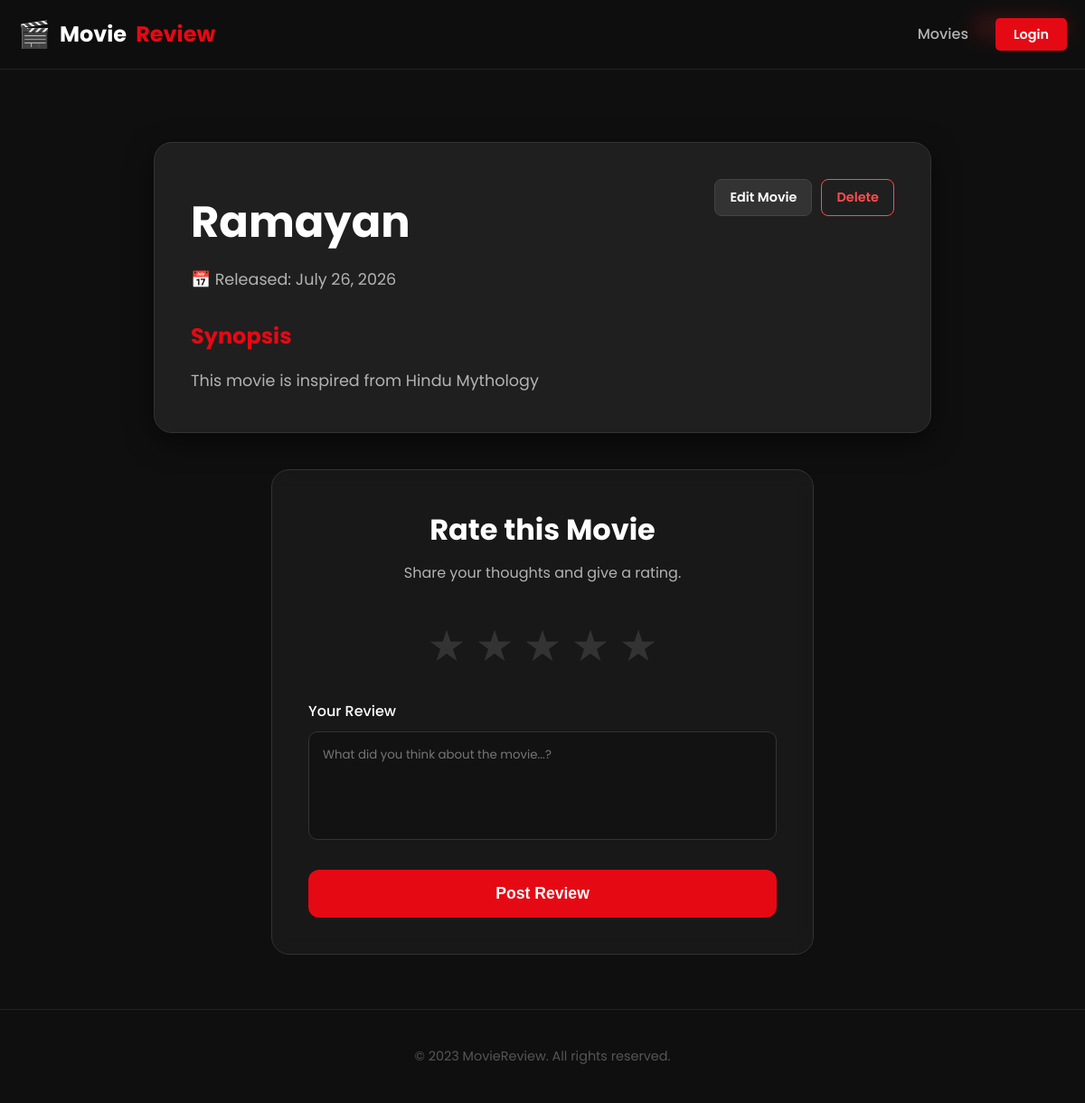
The app's page /movie/6, older data.
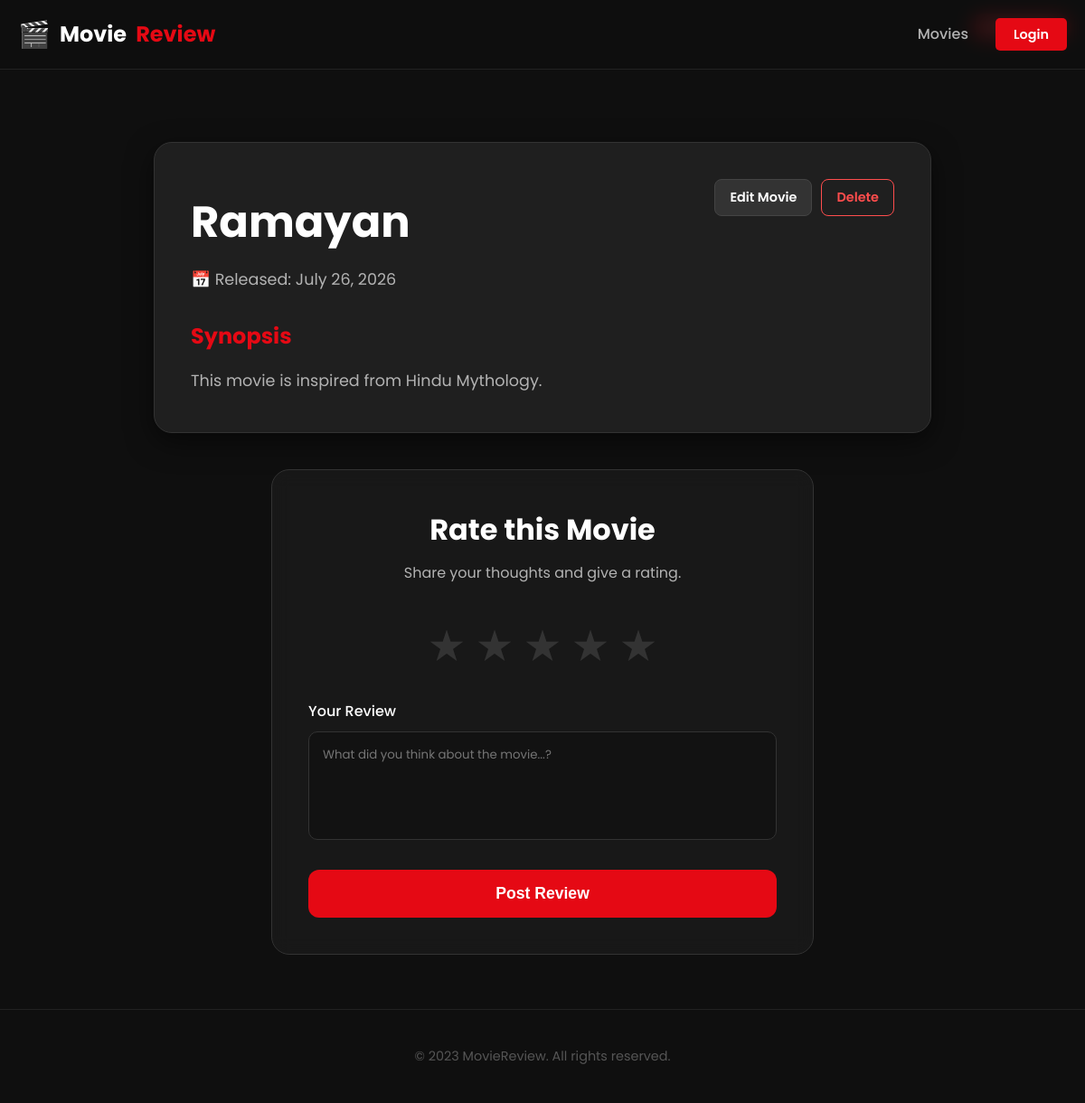
The same page, newer data.
### core/models.py (models this page shows, shortened)
class Movie(models.Model):
    title = models.CharField(max_length=100)
    description = models.TextField()
    genre = models.ForeignKey(Genre,on_delete=models.CASCADE,related_name="movies")
    released_date = models.DateField()

class Genre(models.Model):
    name = models.CharField(max_length=100,unique=True)
    def __str__(self):
        return self.name

### core/views.py (the view)
# urls.py: path("movie/<int:id>",movie_detail_view,name="details"),
def movie_detail_view(request,id):
    print(f"--- DEBUG: View reached for movie ID: {id} ---") # <--- ADD THIS
    movie = get_object_or_404(Movie, id=id)
    return render(request,"main/movie_details.html",{"movie":movie})

### templates/main/movie_details.html (shortened to what this page needs)
{% extends "base.html" %}
{% block content %}
    <div class="details-page">
        <div class="movie-profile">
            <div class="profile-header">
                <div class="movie-info">
                    <span class="genre-badge">{{movie.genre}}</span>
                    <h1>{{movie.title}}</h1>
                    <p class="release-date">📅 Released: {{movie.released_date}}</p>
                </div>
                <div class="admin-controls">
                    <a href="{% url 'edit' movie.id %}" class="btn-edit">Edit Movie</a>
                    <a href="{% url 'delete' movie.id %}" class="btn-delete">Delete</a>
                </div>
            </div>
            <div class="profile-body">
                <h3>Synopsis</h3>
                <p>{{movie.description}}</p>
            </div>
        </div>
        <div class="review-section">
            <div class="review-card">
                <h2>Rate this Movie</h2>
                <p>Share your thoughts and give a rating.</p>
                <form class="rating-form" method="post" action="{% url 'review' movie.id %}">
                    <div class="star-rating">
                        <div class="star-group">
                            <label for="5-star" title="5 stars">★</label>
                        </div>
                        <div class="star-group">
                            <label for="4-star" title="4 stars">★</label>
                        </div>
                        <div class="star-group">
                            <label for="3-star" title="3 stars">★</label>
                        </div>
                        <div class="star-group">
                            <label for="2-star" title="2 stars">★</label>
                        </div>
                        <div class="star-group">
                            <label for="1-star" title="1 star">★</label>
                        </div>
                    </div>
                    <div class="comment-group">
                        <label for="comment">Your Review</label>
                        <textarea name="comment" id="comment" placeholder="What did you think about the movie...?"{{data.comment}}>{{data.comment}}</textarea>
                    </div>
                    <button type="submit" class="btn-submit">Post Review</button>
                </form>
            </div>
        </div>
    </div>
{% endblock %}

Row changes from the older to the newer data that the page shows:
changed Movie "Ramayan": description "This movie is inspired from Hindu Mythology" → "This movie is inspired from Hindu Mythology."
